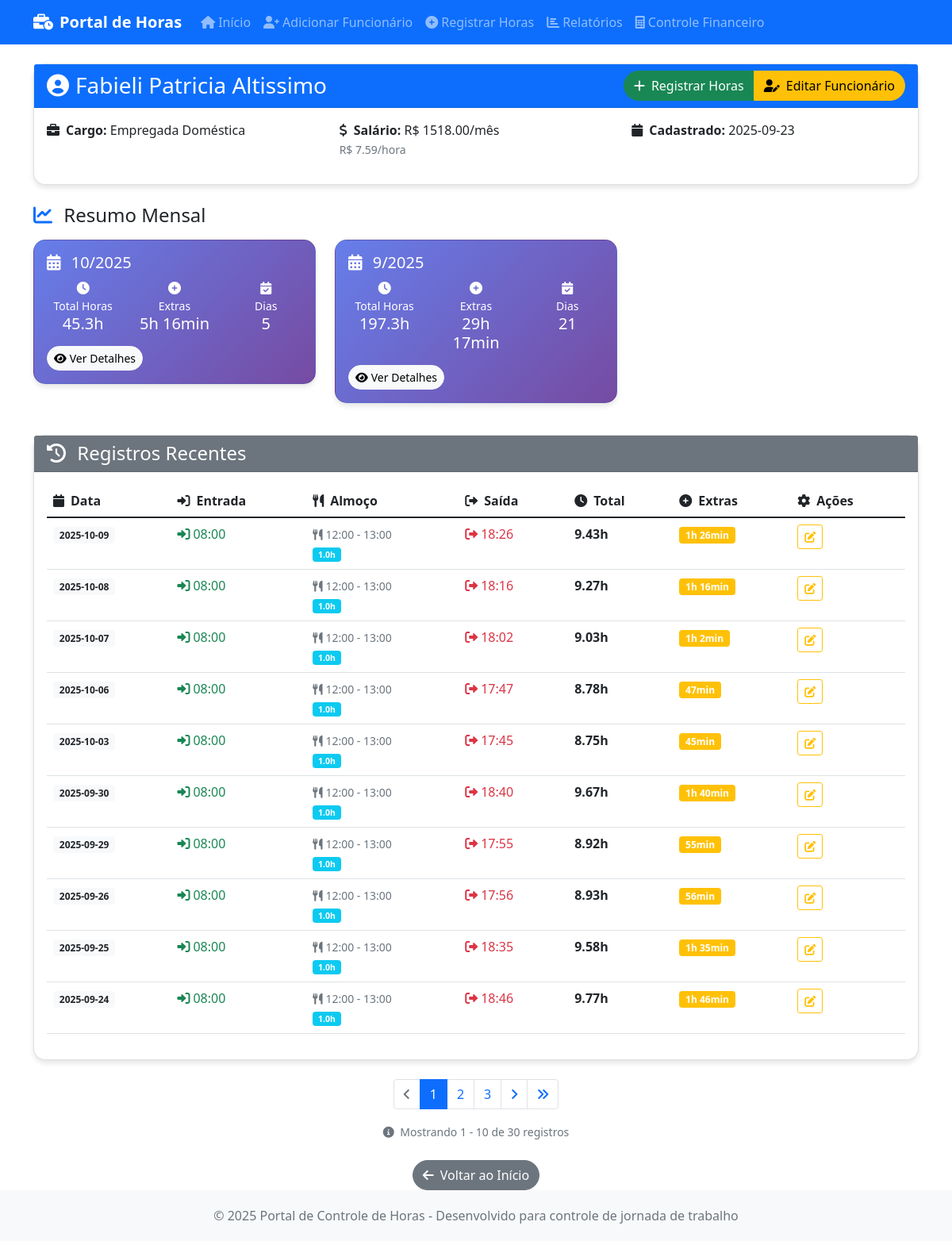
The page /funcionario/Fabieli Patricia Altissimo/page/1 on the database its author committed.
### tables this page shows
CREATE TABLE funcionarios (
            id INTEGER PRIMARY KEY AUTOINCREMENT,
            nome TEXT NOT NULL UNIQUE,
            cargo TEXT NOT NULL,
            salario_mensal REAL NOT NULL,
            salario_hora REAL NOT NULL,
            horas_mensais INTEGER NOT NULL DEFAULT 220,
            data_cadastro DATE NOT NULL,
            ativo BOOLEAN NOT NULL DEFAULT 1,
            created_at TIMESTAMP DEFAULT CURRENT_TIMESTAMP,
            updated_at TIMESTAMP DEFAULT CURRENT_TIMESTAMP
        , desconto REAL DEFAULT 0.00);

CREATE TABLE registros_ponto (
            id INTEGER PRIMARY KEY AUTOINCREMENT,
            funcionario_id INTEGER NOT NULL,
            data DATE NOT NULL,
            dia INTEGER NOT NULL,
            mes INTEGER NOT NULL,
            ano INTEGER NOT NULL,
            hora_entrada TIME NOT NULL,
            hora_saida_almoco TIME NOT NULL,
            hora_volta_almoco TIME NOT NULL,
            hora_saida TIME NOT NULL,
            tempo_almoco REAL NOT NULL,
            horas_trabalhadas REAL NOT NULL,
            horas_extras REAL NOT NULL,
            data_registro TIMESTAMP NOT NULL,
            data_edicao TIMESTAMP NULL,
            created_at TIMESTAMP DEFAULT CURRENT_TIMESTAMP,
            updated_at TIMESTAMP DEFAULT CURRENT_TIMESTAMP,
            FOREIGN KEY (funcionario_id) REFERENCES funcionarios (id),
            UNIQUE(funcionario_id, data)
        );

### index.py (the view)
@app.route('/funcionario/<nome>')
@app.route('/funcionario/<nome>/page/<int:page>')
def visualizar_funcionario(nome, page=1):
    query = "SELECT * FROM funcionarios WHERE nome = ? AND ativo = 1"
    funcionario_data = DatabaseManager.execute_query(query, (nome,), fetch_one=True)
    if not funcionario_data:
        flash('Funcionário não encontrado!', 'error')
        return redirect(url_for('index'))
    per_page = 10  # 10 registros por página
    offset = (page - 1) * per_page
    count_query = "SELECT COUNT(*) as total FROM registros_ponto WHERE funcionario_id = ?"
    total_result = DatabaseManager.execute_query(count_query, (funcionario_data['id'],), fetch_one=True)
    total_registros = total_result['total'] if total_result else 0
    query = """
        SELECT * FROM registros_ponto
        WHERE funcionario_id = ?
        ORDER BY ano DESC, mes DESC, dia DESC
        LIMIT ? OFFSET ?
    """
    registros = DatabaseManager.execute_query(query, (funcionario_data['id'], per_page, offset), fetch_all=True)
    meses_anos = set((r['mes'], r['ano']) for r in registros)
    totais_mensais = []
    for mes, ano in meses_anos:
        total_mensal = calcular_total_mensal(funcionario_data['id'], mes, ano)
        totais_mensais.append({
            'mes': mes,
            'ano': ano,
            'total_horas': total_mensal['total_horas'],
            'total_extras': total_mensal['total_extras'],
            'dias_trabalhados': total_mensal['dias_trabalhados']
        })
    totais_mensais.sort(key=lambda x: (x['ano'], x['mes']), reverse=True)
    total_pages = (total_registros + per_page - 1) // per_page  # Ceiling division
    has_prev = page > 1
    has_next = page < total_pages
    prev_page = page - 1 if has_prev else None
    next_page = page + 1 if has_next else None
    pagination_info = {
        'page': page,
        'per_page': per_page,
        'total': total_registros,
        'total_pages': total_pages,
        'has_prev': has_prev,
        'has_next': has_next,
        'prev_page': prev_page,
        'next_page': next_page
    }
    return render_template('funcionario.html',
                         nome=nome,
                         registros=registros,
                         totais_mensais=totais_mensais,
                         funcionario_data=funcionario_data,
                         pagination=pagination_info)

### templates/funcionario.html (shortened to what this page needs)
{% extends "base.html" %}
{% block content %}
<div class="row">
    <div class="col-12">
        <div class="card mb-4">
            <div class="card-header bg-primary text-white">
                <div class="row align-items-center">
                    <div class="col">
                        <h3 class="mb-0">
                            <i class="fas fa-user-circle me-2"></i>{{ nome }}
                        </h3>
                    </div>
                    <div class="col-auto">
                        <div class="btn-group" role="group">
                            <a href="{{ url_for('registrar_horas') }}" class="btn btn-success btn-custom">
                                <i class="fas fa-plus me-2"></i>Registrar Horas
                            </a>
                            <a href="{{ url_for('editar_funcionario', nome=nome) }}" class="btn btn-warning btn-custom">
                                <i class="fas fa-user-edit me-2"></i>Editar Funcionário
                            </a>
                        </div>
                    </div>
                </div>
            </div>
            <div class="card-body">
                {% if funcionario_data %}
                <div class="row">
                    <div class="col-md-4">
                        <p><strong><i class="fas fa-briefcase me-2"></i>Cargo:</strong> {{ funcionario_data.cargo }}</p>
                    </div>
                    <div class="col-md-4">
                        <p><strong><i class="fas fa-dollar-sign me-2"></i>Salário:</strong>
                        {% if funcionario_data.salario_mensal %}
                            R$ {{ "%.2f"|format(funcionario_data.salario_mensal) }}/mês
                        {% else %}
                            R$ {{ "%.2f"|format(funcionario_data.salario_hora * 200) }}/mês
                        {% endif %}
                        <br><small class="text-muted">R$ {{ "%.2f"|format(funcionario_data.salario_hora) }}/hora</small>
                        </p>
                    </div>
                    <div class="col-md-4">
                        <p><strong><i class="fas fa-calendar me-2"></i>Cadastrado:</strong> {{ funcionario_data.data_cadastro }}</p>
                    </div>
                </div>
                {% endif %}
            </div>
        </div>
    </div>
</div>
{% if totais_mensais %}
<div class="row mb-4">
    <div class="col-12">
        <h4 class="mb-3">
            <i class="fas fa-chart-line text-primary me-2"></i>
            Resumo Mensal
        </h4>
    </div>
    {% for total in totais_mensais %}
    <div class="col-lg-4 col-md-6 mb-3">
        <div class="card stats-card text-white">
            <div class="card-body">
                <h5 class="card-title">
                    <i class="fas fa-calendar-alt me-2"></i>
                    {{ total.mes }}/{{ total.ano }}
                </h5>
                <div class="row text-center">
                    <div class="col-4">
                        <div class="mb-2">
                            <i class="fas fa-clock"></i>
                            <div class="small">Total Horas</div>
                            <div class="h5">{{ "%.1f"|format(total.total_horas) }}h</div>
                        </div>
                    </div>
                    <div class="col-4">
                        <div class="mb-2">
                            <i class="fas fa-plus-circle"></i>
                            <div class="small">Extras</div>
                            <div class="h5">{{ total.total_extras|horas_hm }}</div>
                        </div>
                    </div>
                    <div class="col-4">
                        <div class="mb-2">
                            <i class="fas fa-calendar-check"></i>
                            <div class="small">Dias</div>
                            <div class="h5">{{ total.dias_trabalhados }}</div>
                        </div>
                    </div>
                </div>
                <div class="mt-2">
                    <a href="{{ url_for('relatorio_mensal', funcionario_nome=nome, mes=total.mes, ano=total.ano) }}"
                       class="btn btn-light btn-sm btn-custom">
                        <i class="fas fa-eye me-1"></i>Ver Detalhes
                    </a>
                </div>
            </div>
        </div>
    </div>
    {% endfor %}
</div>
{% endif %}
{% if registros %}
<div class="row">
    <div class="col-12">
        <div class="card">
            <div class="card-header bg-secondary text-white">
                <h4 class="mb-0">
                    <i class="fas fa-history me-2"></i>
                    Registros Recentes
                </h4>
            </div>
            <div class="card-body">
                <div class="table-responsive">
                    <table class="table table-hover">
                        <thead>
                            <tr>
                                <th><i class="fas fa-calendar me-2"></i>Data</th>
                                <th><i class="fas fa-sign-in-alt me-2"></i>Entrada</th>
                                <th><i class="fas fa-utensils me-2"></i>Almoço</th>
                                <th><i class="fas fa-sign-out-alt me-2"></i>Saída</th>
                                <th><i class="fas fa-clock me-2"></i>Total</th>
                                <th><i class="fas fa-plus-circle me-2"></i>Extras</th>
                                <th><i class="fas fa-cog me-2"></i>Ações</th>
                            </tr>
                        </thead>
                        <tbody>
                            {% for registro in registros[:10] %}
                            <tr>
                                <td>
                                    <span class="badge bg-light text-dark">
                                        {{ registro.data }}
                                    </span>
                                </td>
                                <td>
                                    <span class="text-success">
                                        <i class="fas fa-sign-in-alt me-1"></i>{{ registro.hora_entrada }}
                                    </span>
                                </td>
                                <td>
                                    {% if registro.hora_saida_almoco %}
                                    <small class="text-muted">
                                        <i class="fas fa-utensils me-1"></i>{{ registro.hora_saida_almoco }} - {{ registro.hora_volta_almoco }}
                                        <br><span class="badge bg-info">{{ "%.1f"|format(registro.tempo_almoco) }}h</span>
                                    </small>
                                    {% else %}
                                    <span class="text-muted">-</span>
                                    {% endif %}
                                </td>
                                <td>
                                    <span class="text-danger">
                                        <i class="fas fa-sign-out-alt me-1"></i>{{ registro.hora_saida }}
                                    </span>
                                </td>
                                <td>
                                    <strong>{{ "%.2f"|format(registro.horas_trabalhadas) }}h</strong>
                                </td>
                                <td>
                                    {% if registro.horas_extras > 0 %}
                                        <span class="badge bg-warning">
                                            {{ registro.horas_extras|horas_hm }}
                                        </span>
                                    {% else %}
                                        <span class="text-muted">-</span>
                                    {% endif %}
                                </td>
                                <td>
                                    <div class="btn-group btn-group-sm" role="group">
                                        <a href="{{ url_for('editar_registro', registro_id=registro.id) }}"
                                           class="btn btn-outline-warning btn-sm" title="Editar">
                                            <i class="fas fa-edit"></i>
                                        </a>
                                    </div>
                                </td>
                            </tr>
                            {% endfor %}
                        </tbody>
                    </table>
                </div>
            </div>
        </div>
    </div>
</div>
{% endif %}
{% if pagination and pagination.total_pages > 1 %}
<nav aria-label="Paginação de registros" class="mt-4">
    <ul class="pagination justify-content-center">
        {% if pagination.has_prev %}
        <li class="page-item">
            <a class="page-link" href="{{ url_for('visualizar_funcionario', nome=nome, page=pagination.prev_page) if pagination.prev_page > 1 else url_for('visualizar_funcionario', nome=nome) }}">
                <i class="fas fa-angle-left"></i>
            </a>
        </li>
        {% else %}
        <li class="page-item disabled">
            <span class="page-link">
                <i class="fas fa-angle-left"></i>
            </span>
        </li>
        {% endif %}
        {% set start_page = [pagination.page - 2, 1]|max %}
        {% set end_page = [pagination.page + 2, pagination.total_pages]|min %}
        {% for page_num in range(start_page, end_page + 1) %}
        <li class="page-item {{ 'active' if page_num == pagination.page else '' }}">
            {% if page_num == pagination.page %}
            <span class="page-link">{{ page_num }}</span>
            {% else %}
            <a class="page-link" href="{{ url_for('visualizar_funcionario', nome=nome, page=page_num) if page_num > 1 else url_for('visualizar_funcionario', nome=nome) }}">{{ page_num }}</a>
            {% endif %}
        </li>
        {% endfor %}
        {% if pagination.has_next %}
        <li class="page-item">
            <a class="page-link" href="{{ url_for('visualizar_funcionario', nome=nome, page=pagination.next_page) }}">
                <i class="fas fa-angle-right"></i>
            </a>
        </li>
        {% else %}
        <li class="page-item disabled">
            <span class="page-link">
                <i class="fas fa-angle-right"></i>
            </span>
        </li>
        {% endif %}
        {% if pagination.page < pagination.total_pages %}
        <li class="page-item">
            <a class="page-link" href="{{ url_for('visualizar_funcionario', nome=nome, page=pagination.total_pages) }}">
                <i class="fas fa-angle-double-right"></i>
            </a>
        </li>
        {% endif %}
    </ul>
    <div class="text-center mt-3">
        <small class="text-muted">
            <i class="fas fa-info-circle me-1"></i>
            Mostrando {{ (pagination.page - 1) * pagination.per_page + 1 }} -
            {{ [pagination.page * pagination.per_page, pagination.total]|min }} de
            {{ pagination.total }} registro{{ 's' if pagination.total != 1 else '' }}
        </small>
    </div>
</nav>
{% endif %}
<div class="row mt-4">
    <div class="col-12 text-center">
        <a href="{{ url_for('index') }}" class="btn btn-secondary btn-custom">
            <i class="fas fa-arrow-left me-2"></i>Voltar ao Início
        </a>
    </div>
</div>
{% endblock %}

### rows shown on the page
funcionarios: nome "Fabieli Patricia Altissimo", cargo "Empregada Doméstica", salario_mensal "1518.00", salario_hora "7.59", data_cadastro "2025-09-23"
registros_ponto: mes "10", ano "2025", total_horas "45.3", total_extras|horas_hm "5h 16min", dias_trabalhados "5", data "2025-10-09", hora_entrada "08:00", hora_saida_almoco "12:00", hora_volta_almoco "13:00", tempo_almoco "1.0", hora_saida "18:26", horas_trabalhadas "9.43", horas_extras|horas_hm "1h 26min"
registros_ponto: mes "9", ano "2025", total_horas "197.3", total_extras|horas_hm "29h 17min", dias_trabalhados "21", data "2025-09-30", hora_entrada "08:00", hora_saida_almoco "12:00", hora_volta_almoco "13:00", tempo_almoco "1.0", hora_saida "18:40", horas_trabalhadas "9.67", horas_extras|horas_hm "1h 40min"
registros_ponto: data "2025-10-08", hora_entrada "08:00", hora_saida_almoco "12:00", hora_volta_almoco "13:00", tempo_almoco "1.0", hora_saida "18:16", horas_trabalhadas "9.27", horas_extras|horas_hm "1h 16min"
registros_ponto: data "2025-10-07", hora_entrada "08:00", hora_saida_almoco "12:00", hora_volta_almoco "13:00", tempo_almoco "1.0", hora_saida "18:02", horas_trabalhadas "9.03", horas_extras|horas_hm "1h 2min"
registros_ponto: data "2025-10-06", hora_entrada "08:00", hora_saida_almoco "12:00", hora_volta_almoco "13:00", tempo_almoco "1.0", hora_saida "17:47", horas_trabalhadas "8.78", horas_extras|horas_hm "47min"
registros_ponto: data "2025-10-03", hora_entrada "08:00", hora_saida_almoco "12:00", hora_volta_almoco "13:00", tempo_almoco "1.0", hora_saida "17:45", horas_trabalhadas "8.75", horas_extras|horas_hm "45min"
registros_ponto: data "2025-09-29", hora_entrada "08:00", hora_saida_almoco "12:00", hora_volta_almoco "13:00", tempo_almoco "1.0", hora_saida "17:55", horas_trabalhadas "8.92", horas_extras|horas_hm "55min"
registros_ponto: data "2025-09-26", hora_entrada "08:00", hora_saida_almoco "12:00", hora_volta_almoco "13:00", tempo_almoco "1.0", hora_saida "17:56", horas_trabalhadas "8.93", horas_extras|horas_hm "56min"
registros_ponto: data "2025-09-25", hora_entrada "08:00", hora_saida_almoco "12:00", hora_volta_almoco "13:00", tempo_almoco "1.0", hora_saida "18:35", horas_trabalhadas "9.58", horas_extras|horas_hm "1h 35min"
registros_ponto: data "2025-09-24", hora_entrada "08:00", hora_saida_almoco "12:00", hora_volta_almoco "13:00", tempo_almoco "1.0", hora_saida "18:46", horas_trabalhadas "9.77", horas_extras|horas_hm "1h 46min"

### other values the page prints
{{ page_num }} "1"
{{ page_num }} "2" "3"
{{ (pagination.page - 1) * pagination.per_page + 1 }} "1"
{{ [pagination.page * pagination.per_page, pagination.total]|min }} "10"
{{ pagination.total }} "30"
{{ 's' if pagination.total != 1 else '' }} "s"
